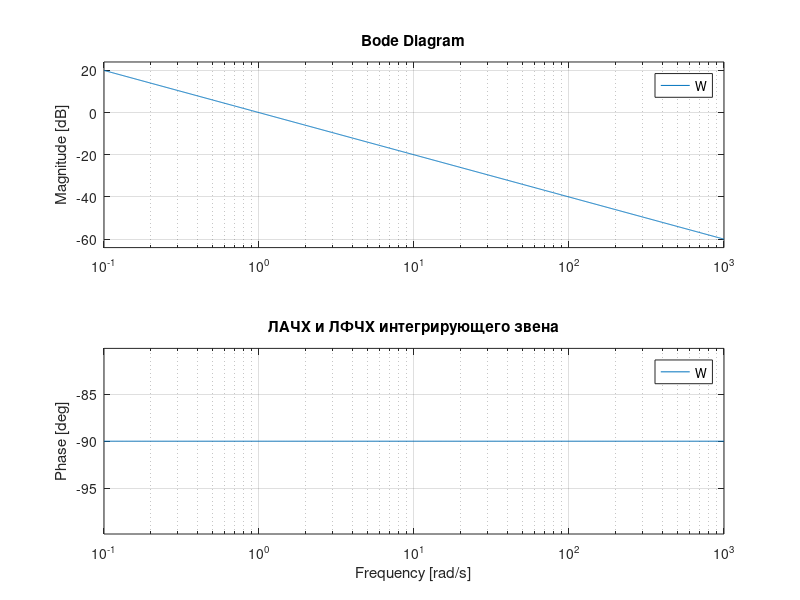
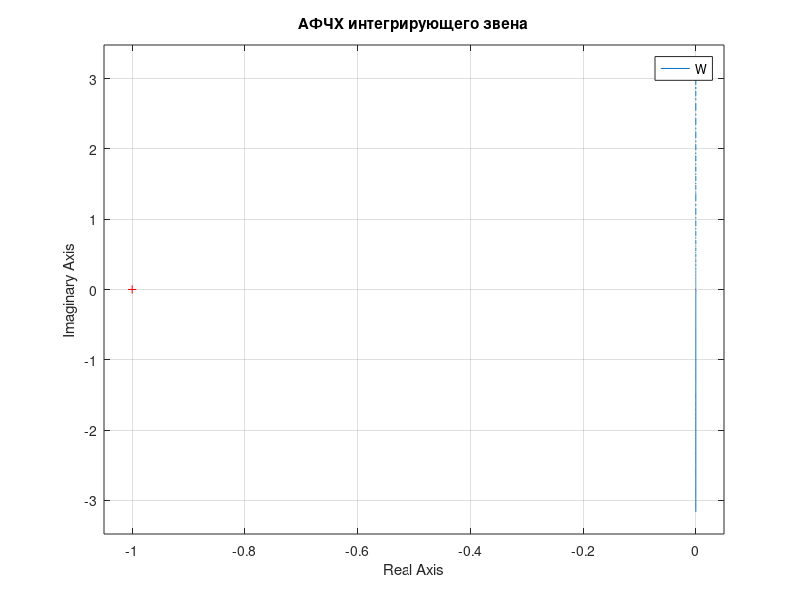
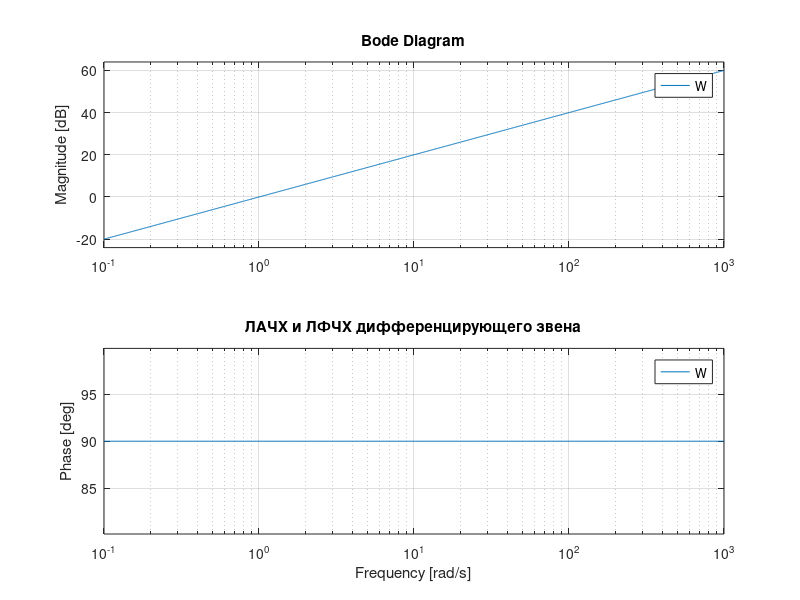
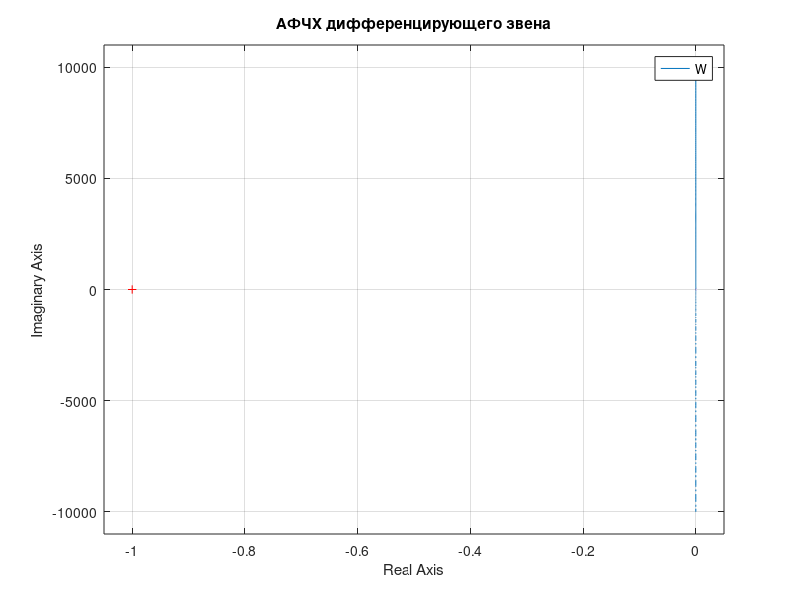

Here is the MATLAB script that generated these plots, in order: (Note: this script raises an error after producing the figures.)
clc;
clear;
close all;

s = tf('s');

K = 1.0; T = 0.2; T1 = 0.4; T2 = 0.5;
T1a = 1.5;   % T1 для апериодического звена 2-го порядка

names = {'интегрирующего звена', ...
         'дифференцирующего звена', ...
         'усилительного звена', ...
         'апериодического звена 1-го порядка', ...
         'апериодического звена 2-го порядка', ...
         'колебательного звена', ...
         'консервативного звена', ...
         'инерционного интегрирующего звена', ...
         'реального дифференцирующего звена', ...
         'форсирующего звена 1-го порядка', ...
         'изодромного звена'};

Ws = {K/s, K*s, tf(K), K/(T*s + 1), K/(T2^2*s^2 + T1a*s + 1), ...
     K/(T2^2*s^2 + T1*s + 1), K/(T*s^2 + 1), K/(s*(T*s + 1)), K*s/(T*s + 1), ...
     K*(T*s + 1), K*(T*s + 1)/s};

links_num = numel(Ws);

%% Построение ЛАЧХ, ЛФЧХ и АФЧХ
for i = 1:links_num
    name = names{i};
    W = Ws{i};

    figure;
    bode(W);
    grid on;
    title(['ЛАЧХ и ЛФЧХ ' name]);

    figure;
    nyquist(W);
    grid on;
    title(['АФЧХ ' name]);
end

%% Определяем влияния коэффициентов
omega_dec_min   = -2;
omega_dec_max   = 2;
num_freq_points = 2000;
w = logspace(omega_dec_min, omega_dec_max, num_freq_points);

K_values = [0.5 1 2.2 3.5 5];
famK = struct('tfs', {}, 'labels', {}, 'title', {});
for n = 1:links_num
    famK(n).tfs    = cellfun(@(k) Ws{n}*k/K, num2cell(K_values), 'UniformOutput', false);
    famK(n).labels = compose('K = %.2g', K_values);
    famK(n).title  = ['№' num2str(n) ' ' names{n}];
end

draw_canvas(famK, w, 'L',   'Влияние K на ЛАЧХ типовых звеньев');
draw_canvas(famK, w, 'phi', 'Влияние K на ЛФЧХ типовых звеньев');

T_values = [0.1 0.2 0.5 1 2];
T1_5     = [0.6 0.7 1.0 1.5 2.5];
T2_5     = [0.1 0.18 0.25 0.3 0.35];
T1_6     = [0.05 0.15 0.25 0.4 0.55];
T2_6     = [0.22 0.3 0.5 0.8 1.2];

panels = { ...
    '4 (T)',   T_values, 'T',  @(p) K/(p*s + 1); ...
    '5 (T1)',  T1_5,     'T1', @(p) K/(T2^2*s^2 + p*s + 1); ...
    '5 (T2)',  T2_5,     'T2', @(p) K/(p^2*s^2 + T1a*s + 1); ...
    '6 (T1)',  T1_6,     'T1', @(p) K/(T2^2*s^2 + p*s + 1); ...
    '6 (T2)',  T2_6,     'T2', @(p) K/(p^2*s^2 + T1*s + 1); ...
    '7 (T)',   T_values, 'T',  @(p) K/(p*s^2 + 1); ...
    '8 (T)',   T_values, 'T',  @(p) K/(s*(p*s + 1)); ...
    '9 (T)',   T_values, 'T',  @(p) K*s/(p*s + 1); ...
    '10 (T)',  T_values, 'T',  @(p) K*(p*s + 1); ...
    '11 (T)',  T_values, 'T',  @(p) K*(p*s + 1)/s};

panels_num = size(panels, 1);
famT = struct('tfs', {}, 'labels', {}, 'title', {});
for n = 1:panels_num
    famT(n).tfs    = cellfun(panels{n, 4}, num2cell(panels{n, 2}), 'UniformOutput', false);
    famT(n).labels = compose([panels{n, 3} ' = %.2g'], panels{n, 2});
    famT(n).title  = panels{n, 1};
end

draw_canvas(famT, w, 'L',   'Влияние постоянных времени на ЛАЧХ');
draw_canvas(famT, w, 'phi', 'Влияние постоянных времени на ЛФЧХ');

function draw_canvas(fam, w, mode, name)
    figure('Name', name, 'NumberTitle', 'off');
    n_rows    = 3;
    n_cols    = 4;
    dB_factor = 20;
    font_sz   = 7;

    for n = 1:numel(fam)
        subplot(n_rows, n_cols, n);
        hold on;
        for i = 1:numel(fam(n).tfs)
            [mag, phase] = bode(fam(n).tfs{i}, w);
            if strcmp(mode, 'L')
                semilogx(w, dB_factor*log10(squeeze(mag)));
            else
                semilogx(w, squeeze(phase));
            end
        end
        set(gca, 'XScale', 'log');
        grid on;
        title(fam(n).title);
        xlabel('\omega, рад/с');
        if strcmp(mode, 'L')
            ylabel('L, дБ');
        else
            ylabel('\psi, °');
        end
        legend(fam(n).labels, 'Location', 'best', 'FontSize', font_sz);
    end
    sgtitle(name);
end
